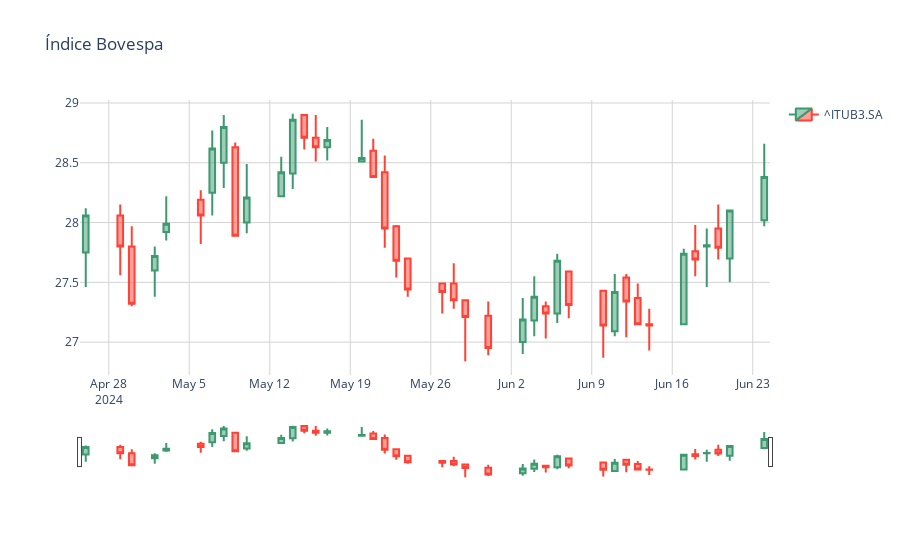

Write notebook code for a chart like this one.
### Code cell
# Monte um gráfico de candlestick para esses dados.
graph = {
    'x': itu.index,
    'open': itu.Open,
    'close': itu.Close,
    'high': itu.High,
    'low': itu.Low,
    'type': 'candlestick',
    'name': '^ITUB3.SA',
    'showlegend': True
}

layout = Layout(
    paper_bgcolor='rgba(0,0,0,0)',
    plot_bgcolor='rgba(0,0,0,0)'
)

grafico = graph_objects.Figure(
    data = [graph],
    layout_title="Índice Bovespa",
    layout=layout
)
grafico.update_xaxes(showgrid=True, gridwidth=1, gridcolor='LightGrey')
grafico.update_yaxes(showgrid=True, gridwidth=1, gridcolor='LightGrey')

grafico.write_image("output/grafico_candlestick.png")

grafico
